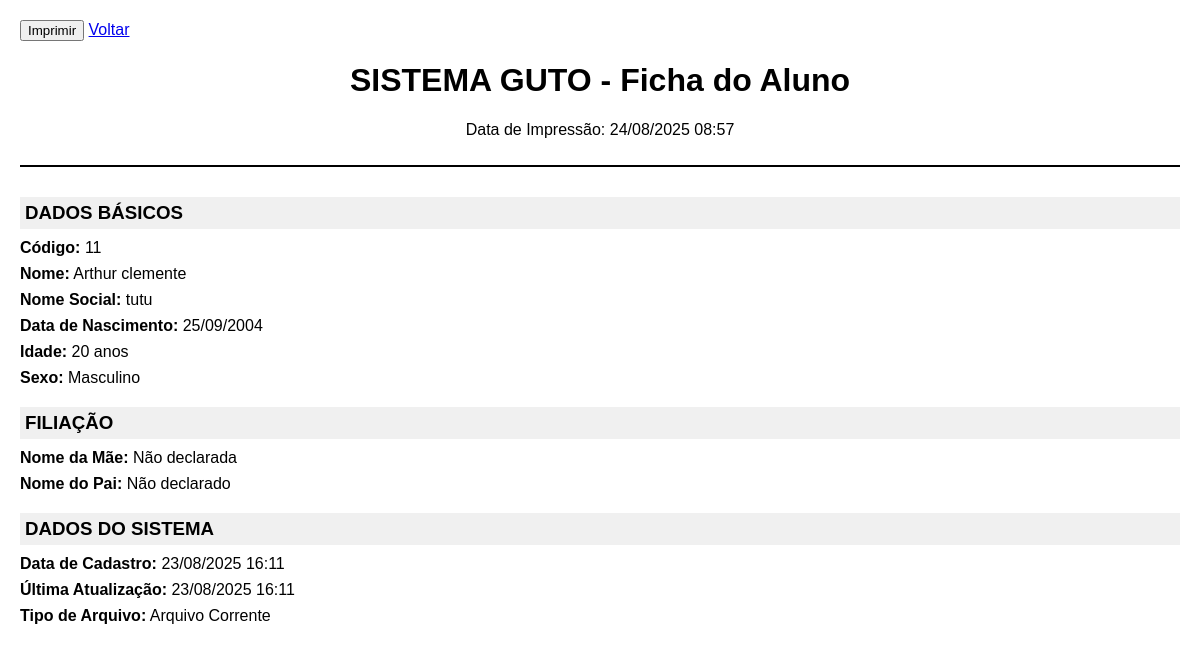
Page /alunos/11/imprimir/ (signed in) on the earlier database version.
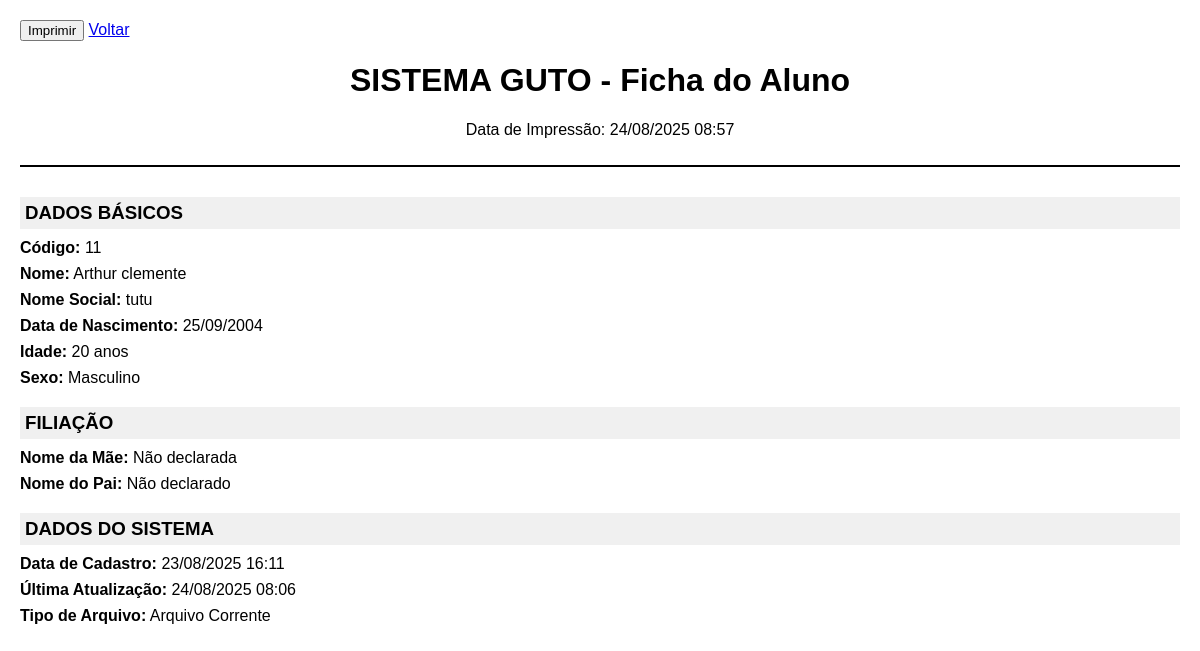
Same page on the later database version.
### alunos/models.py (models this page shows, shortened)
class Aluno(models.Model):
    SEXO_CHOICES = [
        ('M', 'Masculino'),
        ('F', 'Feminino'),
    ]
    TIPO_ARQUIVO_CHOICES = [
        ('CORRENTE', 'Arquivo Corrente'),
        ('PERMANENTE', 'Arquivo Permanente'),
    ]
    codigo = models.AutoField(primary_key=True, verbose_name="Código")
    nome = models.CharField(max_length=255, verbose_name="Nome Completo")
    nome_social = models.CharField(max_length=255, blank=True, null=True, verbose_name="Nome Social")
    data_nascimento = models.DateField(verbose_name="Data de Nascimento")
    sexo = models.CharField(max_length=1, choices=SEXO_CHOICES, verbose_name="Sexo")
    nome_mae = models.CharField(max_length=255, blank=True, null=True, verbose_name="Nome da Mãe")
    nome_pai = models.CharField(max_length=255, blank=True, null=True, verbose_name="Nome do Pai")
    mae_nao_declarada = models.BooleanField(default=False, verbose_name="Mãe não declarada")
    pai_nao_declarado = models.BooleanField(default=False, verbose_name="Pai não declarado")
    aluno_gemeo = models.BooleanField(default=False, verbose_name="Aluno Gêmeo")
    falta_historico_escolar = models.BooleanField(default=False, verbose_name="Falta histórico escolar")
    aluno_exclusivo_aee = models.BooleanField(default=False, verbose_name="Aluno exclusivo de Atividade Complementar/AEE")
    tipo_arquivo = models.CharField(max_length=20, choices=TIPO_ARQUIVO_CHOICES, default='CORRENTE', verbose_name="Tipo de Arquivo")
    lembrete = models.TextField(blank=True, null=True, verbose_name="Lembrete")
    foto = models.ImageField(upload_to='alunos/fotos/', blank=True, null=True, verbose_name="Foto")
    data_cadastro = models.DateTimeField(auto_now_add=True, verbose_name="Data de Cadastro")
    data_atualizacao = models.DateTimeField(auto_now=True, verbose_name="Última Atualização")
    usuario_cadastro = models.ForeignKey(User, on_delete=models.PROTECT, related_name='alunos_cadastrados', verbose_name="Usuário que Cadastrou")
    class Meta:
        verbose_name = "Aluno"
        verbose_name_plural = "Alunos"
        ordering = ['nome']
    @property
    def idade(self):
        today = date.today()
        return today.year - self.data_nascimento.year - ((today.month, today.day) < (self.data_nascimento.month, self.data_nascimento.day))

### alunos/views.py (the view)
# urls.py: path('<int:pk>/imprimir/', views.aluno_print, name='aluno_print'),
@login_required
def aluno_print(request, pk):
    aluno = get_object_or_404(Aluno, pk=pk)
    context = {
        'aluno': aluno,
        'documentacao': getattr(aluno, 'documentacao', None),
        'responsaveis': aluno.responsaveis.all(),
        'transporte': getattr(aluno, 'transporte', None),
        'matriculas': aluno.matriculas.all().order_by('-ano_administrativo'),
    }
    return render(request, 'alunos/aluno_print.html', context)

### templates/alunos/aluno_print.html (shortened to what this page needs)
<!DOCTYPE html>
<html lang="pt-BR">
<head>
</head>
<body>
    <div class="no-print" style="margin-bottom: 20px;">
        <button onclick="window.print()" class="btn btn-primary">Imprimir</button>
        <a href="{% url 'alunos:aluno_detail' aluno.pk %}">Voltar</a>
    </div>
    <div class="header">
        <h1>SISTEMA GUTO - Ficha do Aluno</h1>
        <p>Data de Impressão: {% now "d/m/Y H:i" %}</p>
    </div>
    <div class="section">
        <h3>DADOS BÁSICOS</h3>
        <div class="field"><span class="label">Código:</span> {{ aluno.codigo }}</div>
        <div class="field"><span class="label">Nome:</span> {{ aluno.nome }}</div>
        {% if aluno.nome_social %}
        <div class="field"><span class="label">Nome Social:</span> {{ aluno.nome_social }}</div>
        {% endif %}
        <div class="field"><span class="label">Data de Nascimento:</span> {{ aluno.data_nascimento|date:"d/m/Y" }}</div>
        <div class="field"><span class="label">Idade:</span> {{ aluno.idade }} anos</div>
        <div class="field"><span class="label">Sexo:</span> {{ aluno.get_sexo_display }}</div>
    </div>
    <div class="section">
        <h3>FILIAÇÃO</h3>
        <div class="field">
            <span class="label">Nome da Mãe:</span>
            {% if aluno.mae_nao_declarada %}Não declarada{% else %}{{ aluno.nome_mae|default:"Não informado" }}{% endif %}
        </div>
        <div class="field">
            <span class="label">Nome do Pai:</span>
            {% if aluno.pai_nao_declarado %}Não declarado{% else %}{{ aluno.nome_pai|default:"Não informado" }}{% endif %}
        </div>
    </div>
    <div class="section">
        <h3>DADOS DO SISTEMA</h3>
        <div class="field"><span class="label">Data de Cadastro:</span> {{ aluno.data_cadastro|date:"d/m/Y H:i" }}</div>
        <div class="field"><span class="label">Última Atualização:</span> {{ aluno.data_atualizacao|date:"d/m/Y H:i" }}</div>
        <div class="field"><span class="label">Tipo de Arquivo:</span> {{ aluno.get_tipo_arquivo_display }}</div>
    </div>
</body>
</html>

Differences in the rows shown:
changed Aluno "Arthur clemente": data_atualizacao "23/08/2025 16:11" → "24/08/2025 08:06"
